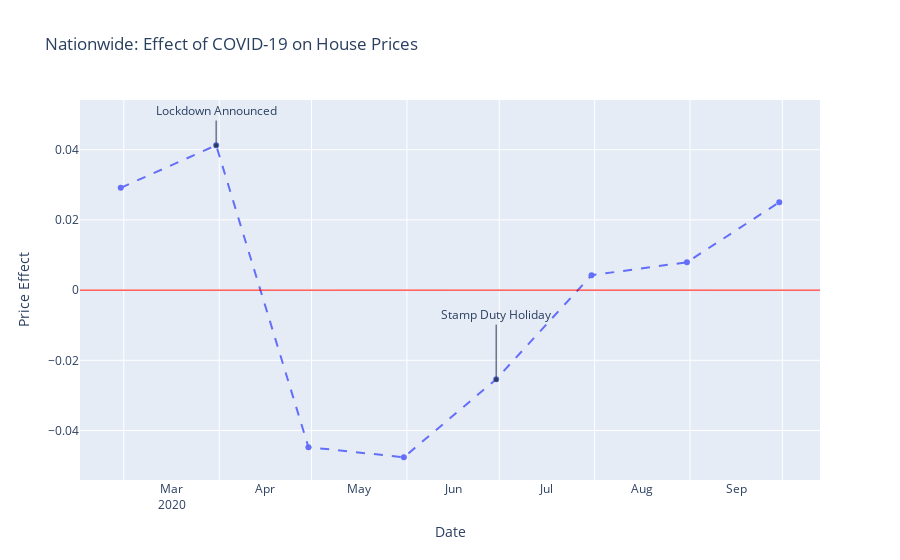

Notebook code cell kept with this figure:
### Markdown cell above
**National: Plotting of DiD**

### Code cell
#Creating Figure for plotting
fig = go.Figure()

#Adding line for transaction count
fig.add_trace(go.Scatter(
    x=diff_diff['Dates'],
    y=diff_diff['Price'],
    name = "No of Transactions",
    line = dict(dash='dash')))

#Inserting key date annotations
fig.add_annotation(x = datetime.strptime('31-03-2020', '%d-%m-%Y'), y = 0.0412,
        xref = 'x', yref = 'y', text = 'Lockdown Announced', showarrow = True,
        arrowhead = 7, ax = 0, ay = -35)
fig.add_annotation(x = datetime.strptime('30-06-2020', '%d-%m-%Y'), y = -0.0255,
        xref = 'x', yref = 'y', text = 'Stamp Duty Holiday', showarrow = True,
        arrowhead = 7, ax = 0, ay = -65)
#Inserting line at 0
fig.add_hline(y = 0,line_width=1, line_color="red")

#Setting title and updating axis labels
fig.update_layout(
    title="Nationwide: Effect of COVID-19 on House Prices",
    xaxis_title="Date", yaxis_title="Price Effect")

fig.update_xaxes(dtick="M1", tickformat="%b\n%Y", ticklabelmode="period")

fig.show()

### Figure 1 — Plotly figure (JSON) as saved in the notebook; plotly's stock layout.template omitted (floating-point values rounded to 4 significant figures)
{"data": [{"line": {"dash": "dash"}, "name": "No of Transactions", "type": "scatter", "x": ["2020-02-29T00:00:00", "2020-03-31T00:00:00", "2020-04-30T00:00:00", "2020-05-31T00:00:00", "2020-06-30T00:00:00", "2020-07-31T00:00:00", "2020-08-31T00:00:00", "2020-09-30T00:00:00"], "y": [0.02915, 0.04127, -0.04475, -0.04762, -0.02539, 0.004246, 0.007939, 0.02503]}], "layout": {"annotations": [{"arrowhead": 7, "ax": 0, "ay": -35, "showarrow": true, "text": "Lockdown Announced", "x": "2020-03-31T00:00:00", "xref": "x", "y": 0.0412, "yref": "y"}, {"arrowhead": 7, "ax": 0, "ay": -65, "showarrow": true, "text": "Stamp Duty Holiday", "x": "2020-06-30T00:00:00", "xref": "x", "y": -0.0255, "yref": "y"}], "shapes": [{"line": {"color": "red", "width": 1}, "type": "line", "x0": 0, "x1": 1, "xref": "x domain", "y0": 0, "y1": 0, "yref": "y"}], "title": {"text": "Nationwide: Effect of COVID-19 on House Prices"}, "xaxis": {"dtick": "M1", "tickformat": "%b\n%Y", "ticklabelmode": "period", "title": {"text": "Date"}}, "yaxis": {"title": {"text": "Price Effect"}}}}
